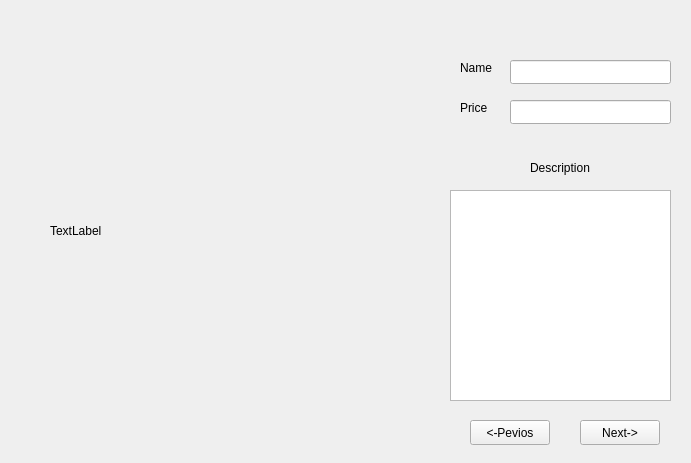
<?xml version="1.0" encoding="UTF-8"?>
<ui version="4.0">
 <class>Form</class>
 <widget class="QWidget" name="Form">
  <property name="geometry">
   <rect>
    <x>0</x>
    <y>0</y>
    <width>691</width>
    <height>463</height>
   </rect>
  </property>
  <property name="windowTitle">
   <string>MebelShop</string>
  </property>
  <property name="windowOpacity">
   <double>1.000000000000000</double>
  </property>
  <widget class="QTextEdit" name="descriptionEd">
   <property name="geometry">
    <rect>
     <x>450</x>
     <y>190</y>
     <width>221</width>
     <height>211</height>
    </rect>
   </property>
   <property name="readOnly">
    <bool>true</bool>
   </property>
  </widget>
  <widget class="QLineEdit" name="nameEd">
   <property name="geometry">
    <rect>
     <x>510</x>
     <y>60</y>
     <width>161</width>
     <height>24</height>
    </rect>
   </property>
   <property name="readOnly">
    <bool>true</bool>
   </property>
  </widget>
  <widget class="QPushButton" name="nextBtn">
   <property name="geometry">
    <rect>
     <x>580</x>
     <y>420</y>
     <width>80</width>
     <height>25</height>
    </rect>
   </property>
   <property name="text">
    <string>Next-&gt;</string>
   </property>
  </widget>
  <widget class="QLineEdit" name="priceEd">
   <property name="geometry">
    <rect>
     <x>510</x>
     <y>100</y>
     <width>161</width>
     <height>24</height>
    </rect>
   </property>
   <property name="readOnly">
    <bool>true</bool>
   </property>
  </widget>
  <widget class="QPushButton" name="prevBtn">
   <property name="geometry">
    <rect>
     <x>470</x>
     <y>420</y>
     <width>80</width>
     <height>25</height>
    </rect>
   </property>
   <property name="text">
    <string>&lt;-Pevios</string>
   </property>
  </widget>
  <widget class="QLabel" name="imageEd">
   <property name="geometry">
    <rect>
     <x>50</x>
     <y>40</y>
     <width>361</width>
     <height>381</height>
    </rect>
   </property>
   <property name="text">
    <string>TextLabel</string>
   </property>
  </widget>
  <widget class="QLabel" name="label">
   <property name="geometry">
    <rect>
     <x>530</x>
     <y>160</y>
     <width>71</width>
     <height>16</height>
    </rect>
   </property>
   <property name="text">
    <string>Description</string>
   </property>
  </widget>
  <widget class="QLabel" name="label_2">
   <property name="geometry">
    <rect>
     <x>460</x>
     <y>100</y>
     <width>41</width>
     <height>16</height>
    </rect>
   </property>
   <property name="text">
    <string>Price</string>
   </property>
  </widget>
  <widget class="QLabel" name="label_3">
   <property name="geometry">
    <rect>
     <x>460</x>
     <y>60</y>
     <width>55</width>
     <height>16</height>
    </rect>
   </property>
   <property name="text">
    <string>Name</string>
   </property>
  </widget>
 </widget>
 <resources/>
 <connections/>
</ui>
